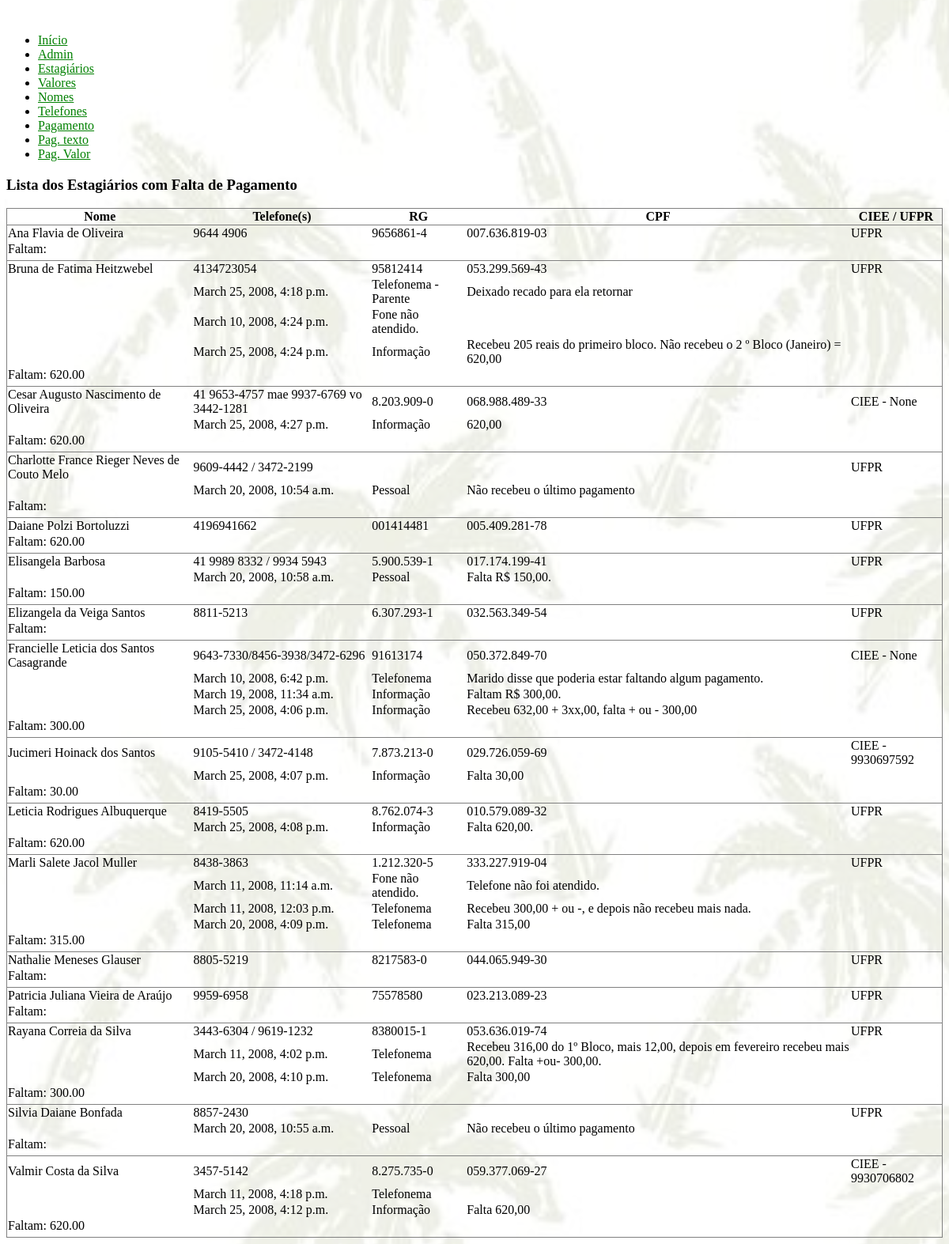
/falta_pagamento/, run on the app's committed database.
### cadestagiarios/models.py (models this page shows, shortened)
class Estagiario(models.Model):
    projeto = models.ForeignKey(Projeto, on_delete=models.SET_NULL, null=True)
    nome_do_estagiario = models.CharField("Nome", max_length=70)
    nome_do_solicitante = models.CharField("Nome do Solicitante", max_length=50, blank=True)
    subprojeto = models.ForeignKey(SubProjeto, on_delete=models.SET_NULL, null=True, blank=True)
    end_rua = models.CharField('Logradouro', max_length = 45, blank=True)
    end_num = models.CharField('Núm.', max_length = 15, blank=True)
    end_compl = models.CharField('Coml', max_length = 30, blank=True)
    telefones = models.CharField('Fones', max_length = 45, blank=True)
    end_bairro = models.CharField('Bairro', max_length = 40, blank=True)
    end_cidade = models.ForeignKey(Cidade, on_delete=models.SET_NULL, null=True, blank=True)
    end_estado = models.ForeignKey(Estado, on_delete=models.SET_NULL, null=True, blank=True)
    conj_atividades = models.ForeignKey(ConjAtividade, on_delete=models.SET_NULL, null=True, blank=True)
    bloco1 = models.BooleanField()
    bloco2 = models.BooleanField()
    instituicao_de_ensino = models.ForeignKey(InstituicaoDeEnsino, on_delete=models.SET_NULL, null=True, blank=True)
    bloco1_valor = models.DecimalField('Bloco 1 R$:', max_digits=7, decimal_places=2, null=True, blank=True)
    bloco2_valor = models.DecimalField('Bloco 2 R$:', max_digits=7, decimal_places=2, null=True, blank=True)
    data_de_inicio_do_estagio = models.DateField('Início', null=True, blank=True)
    data_de_termino_do_estagio = models.DateField('Término', null=True, blank=True)
    data_prevista_para_inicio = models.DateField('Data Prevista para Início', null=True, blank=True)
    data_prevista_para_termino = models.DateField('Data Prevista para Término', null=True, blank=True)
    email = models.EmailField(null=True, blank=True)
    num_matricula_ufpr = models.CharField(max_length=25, null=True, blank=True)
    data_da_ultima_atualizacao = models.DateField(auto_now=True, null=True)
    data_do_cadastro = models.DateField(auto_now_add=True, null=True)
    numero_no_ciee = models.PositiveIntegerField(null=True,blank=True)
    nome_da_mae = models.CharField(max_length=65, null=True, blank=True)
    data_nasc_mae = models.DateField(null=True, blank=True)
    estudante_da_ufpr = models.BooleanField('Estuda na UFPR?', blank=True)
    teste2 = models.TextField(null=True, blank=True)
    teste3 = models.IntegerField(null=True, blank=True)
    teste4 = models.CharField(max_length=2, null=True, blank=True)
    teste = models.CharField(max_length = 7, null=True, blank=True)
    rg = models.CharField(max_length = 25, blank=True, null=True)
    cpf = models.CharField(max_length = 25, blank=True, null=True)
    conta_corrente = models.CharField(max_length = 25, blank=True, null=True)
    agencia = models.CharField(max_length = 10, blank=True, null=True)
    banco = models.ForeignKey(Banco, on_delete=models.SET_NULL, null=True, blank=True)
    falta_pagamento = models.BooleanField('Não Recebeu', blank=True)
    reclamou_pagamento = models.BooleanField('Reclamou Pag.', blank=True)
    obs = models.TextField(null=True, blank=True)
    verificar_pagamento = models.BooleanField('Verif. Pag.', blank=True)
    curso = models.ForeignKey(Curso, on_delete=models.SET_NULL, null=True, blank=True)
    pagamento_pendente = models.DecimalField(max_digits=7, decimal_places = 2, null=True, blank=True)
    texto1 = models.TextField(blank=True, null=True)
    def media_dos_valores_dos_blocos(self):
        valor1 = self.bloco1_valor or 0
        valor2 = self.bloco2_valor or 0
        return (valor1 + valor2) / 2
    media_dos_valores_dos_blocos.short_description = "Média R$"
    def esta_trabalhando(self):
        if self.data_de_termino_do_estagio and self.data_de_termino_do_estagio:
            return self.data_de_inicio_do_estagio < date.today() < self.data_de_termino_do_estagio
        else:
            return None
    esta_trabalhando.short_description = "Na Área?"
    esta_trabalhando.boolean = True
    def pag_ok(self):
        return not self.falta_pagamento
    pag_ok.boolean = True
    def nao_reclamou(self):
        return not self.reclamou_pagamento
    nao_reclamou.boolean = True
    def verificado(self):
        if self.verificar_pagamento:
            return not self.verificar_pagamento
        else:
            return None
    verificado.boolean=True

class Contatamento(models.Model):
    estagiario = models.ForeignKey(Estagiario, on_delete=models.SET_NULL, null=True)
    data_e_hora = models.DateTimeField()
    tipo_de_contatamento = models.ForeignKey(TipoDeContatamento, on_delete=models.SET_NULL, blank=True, null=True)
    ocorrido = models.CharField(max_length = 100, blank=True, null=True)
    def pag_ok(self):
        return self.estagiario.pag_ok()
    pag_ok.boolean = True

class TipoDeContatamento(models.Model):
    descricao_do_tipo = models.CharField(max_length=50)
    def __str__(self):
        return self.descricao_do_tipo
    class Meta:
        verbose_name_plural = 'Tipos de Contatamento'

### cadestagiarios/views.py (the view)
# urls.py: path('falta_pagamento/', views.falta_pagamento),
def falta_pagamento(request):
    estagiarios = Estagiario.objects.filter(falta_pagamento__exact=True).order_by('nome_do_estagiario')
    return render(request, 'cadestagiarios/falta_pagamento.html', {'estagiarios': estagiarios})

### cadestagiarios/templates/cadestagiarios/falta_pagamento.html (shortened to what this page needs)
{% extends "cadestagiarios/base.html" %}
{% block content %}
<h3>Lista dos Estagiários com Falta de Pagamento</h3>
{% if estagiarios %}
    <table border="1" rules="groups">
        <tr><th>Nome</th><th>Telefone(s)</th><th>RG</th><th>CPF</th><th>CIEE / UFPR</th>
        {% for e in estagiarios %}
          <tbody>
            <tr>
                <td>{{ e.nome_do_estagiario }}</td>
                <td>{{ e.telefones }}</td>
                <td>{{ e.rg }}</td>
                <td>{{ e.cpf }}</td>
                <td>{% if e.estudante_da_ufpr %} UFPR {% else %} CIEE - {{ e.numero_no_ciee }} {% endif %}
            </tr>
            {% if e.contatamento_set.all %}
                {% for ct in e.contatamento_set.all %}
                    <tr>
                        <td></td>
                        <td>{{ ct.data_e_hora }}</td>
                        <td>{{ ct.tipo_de_contatamento }}</td>
                        <td>{{ ct.ocorrido }}</td>
                    </tr>
                {% endfor %}
            {% endif %}
            <tr><td>Faltam: {{ e.pagamento_pendente|floatformat:2 }}</td></tr>
            <tr><td></td></tr>
            <tr><td></td></tr>
          </tbody>
        {% endfor %}
    </table>
{% else %}
    <p>Nao há estagiários cadastrados.</p>
{% endif %}
{% endblock %}

### cadestagiarios/templates/cadestagiarios/base.html (shortened to what this page needs)
<!DOCTYPE html PUBLIC "-//W3C//DTD XHTML 1.0 Transitional//EN"
    "http://www.w3.org/TR/xhtml1/DTD/xhtml1-transitional.dtd">
<html xmlns="http://www.w3.org/1999/xhtml" xml:lang="en" lang="en">
<head>
    {% load static %}
    <link rel="stylesheet" href="{% static 'cadestagiarios/style.css' %}">
</head>
<body>
    <div id="sidebar">
        {% block sidebar %}
        <ul>
            <li><a href="/">Início</a></li>
            <li><a href="/admin/">Admin</a></li>
            <li><a href="/admin/cadestagiarios/estagiario/">Estagiários</a></li>
            <li><a href="/valores/">Valores</a></li>
            <li><a href="/nomes/">Nomes</a></li>
            <li><a href="/telefones/">Telefones</a></li>
            <li><a href="/falta_pagamento/">Pagamento</a></li>
            <li><a href="/falta_pagamento_texto/">Pag. texto</a></li>
            <li><a href="/falta_pagamento_texto_so_valor/">Pag. Valor</a></li>
        </ul>
        {% endblock %}
    </div>
    <div id="content">
        {% block content %}{% endblock %}
    </div>
</body>
</html>

### cadestagiarios/static/cadestagiarios/style.css (style rules this page uses)
li a { color: green; }
body { background-image: linear-gradient(rgba(255, 255, 255, 0.6), rgba(255, 255, 255, 0.6)), url(images/background.jpg); background-size: cover; background-position: center; background-repeat: repeat; }

### data on the page
Estagiario: nome_do_estagiario "Ana Flavia de Oliveira", telefones "9644 4906", rg "9656861-4", cpf "007.636.819-03", estudante_da_ufpr "UFPR"
Estagiario: nome_do_estagiario "Bruna de Fatima Heitzwebel", telefones "4134723054", rg "95812414", cpf "053.299.569-43", estudante_da_ufpr "UFPR", pagamento_pendente "620.00"
Contatamento: data_e_hora "March 25, 2008, 4:18 p.m.", tipo_de_contatamento "Telefonema - Parente", ocorrido "Deixado recado para ela retornar"
Contatamento: data_e_hora "March 10, 2008, 4:24 p.m.", tipo_de_contatamento "Fone não atendido."
Contatamento: data_e_hora "March 25, 2008, 4:24 p.m.", tipo_de_contatamento "Informação", ocorrido "Recebeu 205 reais do primeiro bloco. Não recebeu o 2 º Bloco (Janeiro) = 620,00"
Estagiario: nome_do_estagiario "Cesar Augusto Nascimento de Oliveira", telefones "41 9653-4757 mae 9937-6769 vo 3442-1281", rg "8.203.909-0", cpf "068.988.489-33", numero_no_ciee "None", pagamento_pendente "620.00"
Contatamento: data_e_hora "March 25, 2008, 4:27 p.m.", tipo_de_contatamento "Informação", ocorrido "620,00"
Estagiario: nome_do_estagiario "Charlotte France Rieger Neves de Couto Melo", telefones "9609-4442 / 3472-2199", estudante_da_ufpr "UFPR"
Contatamento: data_e_hora "March 20, 2008, 10:54 a.m.", tipo_de_contatamento "Pessoal", ocorrido "Não recebeu o último pagamento"
Estagiario: nome_do_estagiario "Daiane Polzi Bortoluzzi", telefones "4196941662", rg "001414481", cpf "005.409.281-78", estudante_da_ufpr "UFPR", pagamento_pendente "620.00"
Estagiario: nome_do_estagiario "Elisangela Barbosa", telefones "41 9989 8332 / 9934 5943", rg "5.900.539-1", cpf "017.174.199-41", estudante_da_ufpr "UFPR", pagamento_pendente "150.00"
Contatamento: data_e_hora "March 20, 2008, 10:58 a.m.", tipo_de_contatamento "Pessoal", ocorrido "Falta R$ 150,00."
Estagiario: nome_do_estagiario "Elizangela da Veiga Santos", telefones "8811-5213", rg "6.307.293-1", cpf "032.563.349-54", estudante_da_ufpr "UFPR"
Estagiario: nome_do_estagiario "Francielle Leticia dos Santos Casagrande", telefones "9643-7330/8456-3938/3472-6296", rg "91613174", cpf "050.372.849-70", numero_no_ciee "None", pagamento_pendente "300.00"
Contatamento: data_e_hora "March 10, 2008, 6:42 p.m.", tipo_de_contatamento "Telefonema", ocorrido "Marido disse que poderia estar faltando algum pagamento."
Contatamento: data_e_hora "March 19, 2008, 11:34 a.m.", tipo_de_contatamento "Informação", ocorrido "Faltam R$ 300,00."
Contatamento: data_e_hora "March 25, 2008, 4:06 p.m.", tipo_de_contatamento "Informação", ocorrido "Recebeu 632,00 + 3xx,00, falta + ou - 300,00"
Estagiario: nome_do_estagiario "Jucimeri Hoinack dos Santos", telefones "9105-5410 / 3472-4148", rg "7.873.213-0", cpf "029.726.059-69", numero_no_ciee "9930697592", pagamento_pendente "30.00"
Contatamento: data_e_hora "March 25, 2008, 4:07 p.m.", tipo_de_contatamento "Informação", ocorrido "Falta 30,00"
Estagiario: nome_do_estagiario "Leticia Rodrigues Albuquerque", telefones "8419-5505", rg "8.762.074-3", cpf "010.579.089-32", estudante_da_ufpr "UFPR", pagamento_pendente "620.00"
Contatamento: data_e_hora "March 25, 2008, 4:08 p.m.", tipo_de_contatamento "Informação", ocorrido "Falta 620,00."
Estagiario: nome_do_estagiario "Marli Salete Jacol Muller", telefones "8438-3863", rg "1.212.320-5", cpf "333.227.919-04", estudante_da_ufpr "UFPR", pagamento_pendente "315.00"
Contatamento: data_e_hora "March 11, 2008, 11:14 a.m.", tipo_de_contatamento "Fone não atendido.", ocorrido "Telefone não foi atendido."
Contatamento: data_e_hora "March 11, 2008, 12:03 p.m.", tipo_de_contatamento "Telefonema", ocorrido "Recebeu 300,00 + ou -, e depois não recebeu mais nada."
Contatamento: data_e_hora "March 20, 2008, 4:09 p.m.", tipo_de_contatamento "Telefonema", ocorrido "Falta 315,00"
Estagiario: nome_do_estagiario "Nathalie Meneses Glauser", telefones "8805-5219", rg "8217583-0", cpf "044.065.949-30", estudante_da_ufpr "UFPR"
Estagiario: nome_do_estagiario "Patricia Juliana Vieira de Araújo", telefones "9959-6958", rg "75578580", cpf "023.213.089-23", estudante_da_ufpr "UFPR"
Estagiario: nome_do_estagiario "Rayana Correia da Silva", telefones "3443-6304 / 9619-1232", rg "8380015-1", cpf "053.636.019-74", estudante_da_ufpr "UFPR", pagamento_pendente "300.00"
Contatamento: data_e_hora "March 11, 2008, 4:02 p.m.", tipo_de_contatamento "Telefonema", ocorrido "Recebeu 316,00 do 1º Bloco, mais 12,00, depois em fevereiro recebeu mais 620,00. Falta +ou- 300,00."
Contatamento: data_e_hora "March 20, 2008, 4:10 p.m.", tipo_de_contatamento "Telefonema", ocorrido "Falta 300,00"
Estagiario: nome_do_estagiario "Silvia Daiane Bonfada", telefones "8857-2430", estudante_da_ufpr "UFPR"
Contatamento: data_e_hora "March 20, 2008, 10:55 a.m.", tipo_de_contatamento "Pessoal", ocorrido "Não recebeu o último pagamento"
Estagiario: nome_do_estagiario "Valmir Costa da Silva", telefones "3457-5142", rg "8.275.735-0", cpf "059.377.069-27", numero_no_ciee "9930706802", pagamento_pendente "620.00"
Contatamento: data_e_hora "March 11, 2008, 4:18 p.m.", tipo_de_contatamento "Telefonema"
Contatamento: data_e_hora "March 25, 2008, 4:12 p.m.", tipo_de_contatamento "Informação", ocorrido "Falta 620,00"
